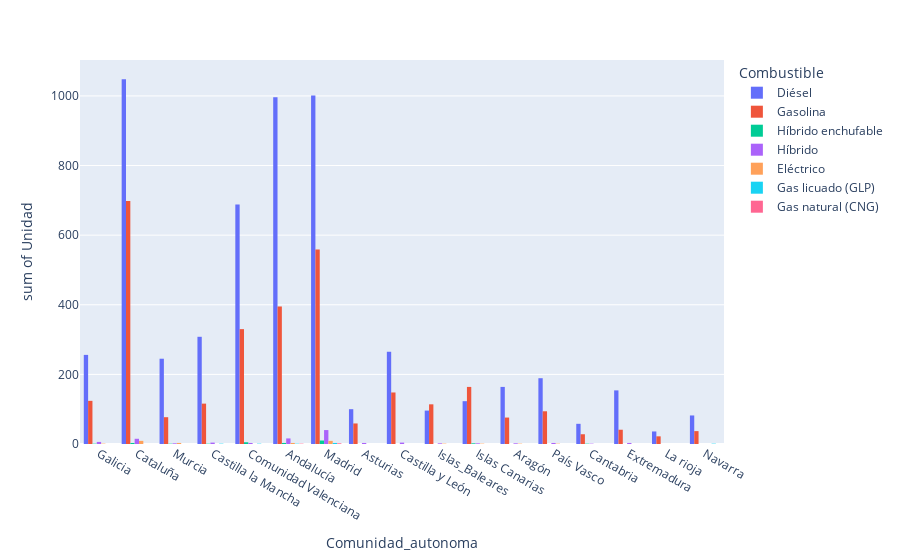

Notebook cell for this chart:
### Code cell
#¿Cuál es el combustible mas vendido por comunidades?


fig2 = px.histogram(analisis, x='Comunidad_autonoma', y='Unidad', color='Combustible',
                    barmode='group')
fig2.show()

### Figure 1 — Plotly figure (JSON) as saved in the notebook; plotly's stock layout.template omitted (floating-point values rounded to 4 significant figures; data arrays with more than 128 entries replaced by an {"elided": "..."} marker saying what was removed)
{"data": [{"alignmentgroup": "True", "bingroup": "x", "histfunc": "sum", "hovertemplate": "Combustible=Diésel<br>Comunidad_autonoma=%{x}<br>sum of Unidad=%{y}<extra></extra>", "legendgroup": "Diésel", "marker": {"color": "#636efa", "pattern": {"shape": ""}}, "name": "Diésel", "offsetgroup": "Diésel", "orientation": "v", "showlegend": true, "type": "histogram", "x": {"elided": "5809 str values"}, "xaxis": "x", "y": {"elided": "5809 int values"}, "yaxis": "y"}, {"alignmentgroup": "True", "bingroup": "x", "histfunc": "sum", "hovertemplate": "Combustible=Gasolina<br>Comunidad_autonoma=%{x}<br>sum of Unidad=%{y}<extra></extra>", "legendgroup": "Gasolina", "marker": {"color": "#EF553B", "pattern": {"shape": ""}}, "name": "Gasolina", "offsetgroup": "Gasolina", "orientation": "v", "showlegend": true, "type": "histogram", "x": {"elided": "3082 str values"}, "xaxis": "x", "y": {"elided": "3082 int values"}, "yaxis": "y"}, {"alignmentgroup": "True", "bingroup": "x", "histfunc": "sum", "hovertemplate": "Combustible=Híbrido enchufable<br>Comunidad_autonoma=%{x}<br>sum of Unidad=%{y}<extra></extra>", "legendgroup": "Híbrido enchufable", "marker": {"color": "#00cc96", "pattern": {"shape": ""}}, "name": "Híbrido enchufable", "offsetgroup": "Híbrido enchufable", "orientation": "v", "showlegend": true, "type": "histogram", "x": ["Andalucía", "Madrid", "Comunidad Valenciana", "Islas Canarias", "Andalucía", "Madrid", "Madrid", "Madrid", "Comunidad Valenciana", "Madrid", "Andalucía", "Cataluña", "Cataluña", "Murcia", "Madrid", "Madrid", "Madrid", "Madrid", "Comunidad Valenciana", "Cantabria", "Madrid", "Galicia", "Cataluña", "Comunidad Valenciana", "Castilla la Mancha", "Islas Canarias", "Comunidad Valenciana"], "xaxis": "x", "y": [1, 1, 1, 1, 1, 1, 1, 1, 1, 1, 1, 1, 1, 1, 1, 1, 1, 1, 1, 1, 1, 1, 1, 1, 1, 1, 1], "yaxis": "y"}, {"alignmentgroup": "True", "bingroup": "x", "histfunc": "sum", "hovertemplate": "Combustible=Híbrido<br>Comunidad_autonoma=%{x}<br>sum of Unidad=%{y}<extra></extra>", "legendgroup": "Híbrido", "marker": {"color": "#ab63fa", "pattern": {"shape": ""}}, "name": "Híbrido", "offsetgroup": "Híbrido", "orientation": "v", "showlegend": true, "type": "histogram", "x": ["Madrid", "Madrid", "País Vasco", "Madrid", "Madrid", "Cataluña", "Murcia", "Andalucía", "Castilla y León", "Islas Canarias", "Andalucía", "Castilla y León", "Madrid", "Extremadura", "Cataluña", "Extremadura", "Cataluña", "Madrid", "Galicia", "Madrid", "Madrid", "Asturias", "Madrid", "Cataluña", "Cataluña", "Madrid", "Madrid", "Madrid", "Andalucía", "Madrid", "Madrid", "Cataluña", "Galicia", "Madrid", "Castilla y León", "Galicia", "Cataluña", "Andalucía", "Andalucía", "Cantabria", "Galicia", "Andalucía", "Aragón", "Andalucía", "Cataluña", "Madrid", "Castilla y León", "Madrid", "Islas Canarias", "Andalucía", "País Vasco", "Madrid", "Cataluña", "Andalucía", "Castilla la Mancha", "Andalucía", "Castilla la Mancha", "Madrid", "Galicia", "Islas_Baleares", "Madrid", "Madrid", "Cataluña", "Madrid", "Castilla la Mancha", "Madrid", "Madrid", "Madrid", "Madrid", "Madrid", "Comunidad Valenciana", "Madrid", "Islas_Baleares", "Andalucía", "Madrid", "Comunidad Valenciana", "Madrid", "País Vasco", "Madrid", "Castilla la Mancha", "Madrid", "Galicia", "Andalucía", "Andalucía", "Madrid", "Madrid", "Asturias", "Andalucía", "Cataluña", "Extremadura", "Aragón", "Andalucía", "Madrid", "Cataluña", "Madrid", "Andalucía", "Madrid", "Murcia", "Madrid", "Cataluña", "Madrid", "Asturias", "Madrid", "Comunidad Valenciana", "Cataluña", "Cataluña"], "xaxis": "x", "y": [1, 1, 1, 1, 1, 1, 1, 1, 1, 1, 1, 1, 1, 1, 1, 1, 1, 1, 1, 1, 1, 1, 1, 1, 1, 1, 1, 1, 1, 1, 1, 1, 1, 1, 1, 1, 1, 1, 1, 1, 1, 1, 1, 1, 1, 1, 1, 1, 1, 1, 1, 1, 1, 1, 1, 1, 1, 1, 1, 1, 1, 1, 1, 1, 1, 1, 1, 1, 1, 1, 1, 1, 1, 1, 1, 1, 1, 1, 1, 1, 1, 1, 1, 1, 1, 1, 1, 1, 1, 1, 1, 1, 1, 1, 1, 1, 1, 1, 1, 1, 1, 1, 1, 1, 1, 1], "yaxis": "y"}, {"alignmentgroup": "True", "bingroup": "x", "histfunc": "sum", "hovertemplate": "Combustible=Eléctrico<br>Comunidad_autonoma=%{x}<br>sum of Unidad=%{y}<extra></extra>", "legendgroup": "Eléctrico", "marker": {"color": "#FFA15A", "pattern": {"shape": ""}}, "name": "Eléctrico", "offsetgroup": "Eléctrico", "orientation": "v", "showlegend": true, "type": "histogram", "x": ["Madrid", "Murcia", "Galicia", "Madrid", "Cataluña", "Madrid", "Cataluña", "Cataluña", "Madrid", "Madrid", "País Vasco", "Cataluña", "Madrid", "Andalucía", "Islas Canarias", "Cataluña", "Andalucía", "Madrid", "Islas_Baleares", "Murcia", "Madrid", "Cataluña", "Andalucía", "Madrid", "Aragón", "Cataluña", "Murcia", "Cataluña", "Cataluña"], "xaxis": "x", "y": [1, 1, 1, 1, 1, 1, 1, 1, 1, 1, 1, 1, 1, 1, 1, 1, 1, 1, 1, 1, 1, 1, 1, 1, 1, 1, 1, 1, 1], "yaxis": "y"}, {"alignmentgroup": "True", "bingroup": "x", "histfunc": "sum", "hovertemplate": "Combustible=Gas licuado (GLP)<br>Comunidad_autonoma=%{x}<br>sum of Unidad=%{y}<extra></extra>", "legendgroup": "Gas licuado (GLP)", "marker": {"color": "#19d3f3", "pattern": {"shape": ""}}, "name": "Gas licuado (GLP)", "offsetgroup": "Gas licuado (GLP)", "orientation": "v", "showlegend": true, "type": "histogram", "x": ["Castilla la Mancha", "Madrid", "Comunidad Valenciana", "Madrid", "Navarra", "Andalucía", "Madrid"], "xaxis": "x", "y": [1, 1, 1, 1, 1, 1, 1], "yaxis": "y"}, {"alignmentgroup": "True", "bingroup": "x", "histfunc": "sum", "hovertemplate": "Combustible=Gas natural (CNG)<br>Comunidad_autonoma=%{x}<br>sum of Unidad=%{y}<extra></extra>", "legendgroup": "Gas natural (CNG)", "marker": {"color": "#FF6692", "pattern": {"shape": ""}}, "name": "Gas natural (CNG)", "offsetgroup": "Gas natural (CNG)", "orientation": "v", "showlegend": true, "type": "histogram", "x": ["Madrid", "Madrid", "Andalucía"], "xaxis": "x", "y": [1, 1, 1], "yaxis": "y"}], "layout": {"barmode": "group", "legend": {"title": {"text": "Combustible"}, "tracegroupgap": 0}, "margin": {"t": 60}, "xaxis": {"anchor": "y", "domain": [0, 1], "title": {"text": "Comunidad_autonoma"}}, "yaxis": {"anchor": "x", "domain": [0, 1], "title": {"text": "sum of Unidad"}}}}
